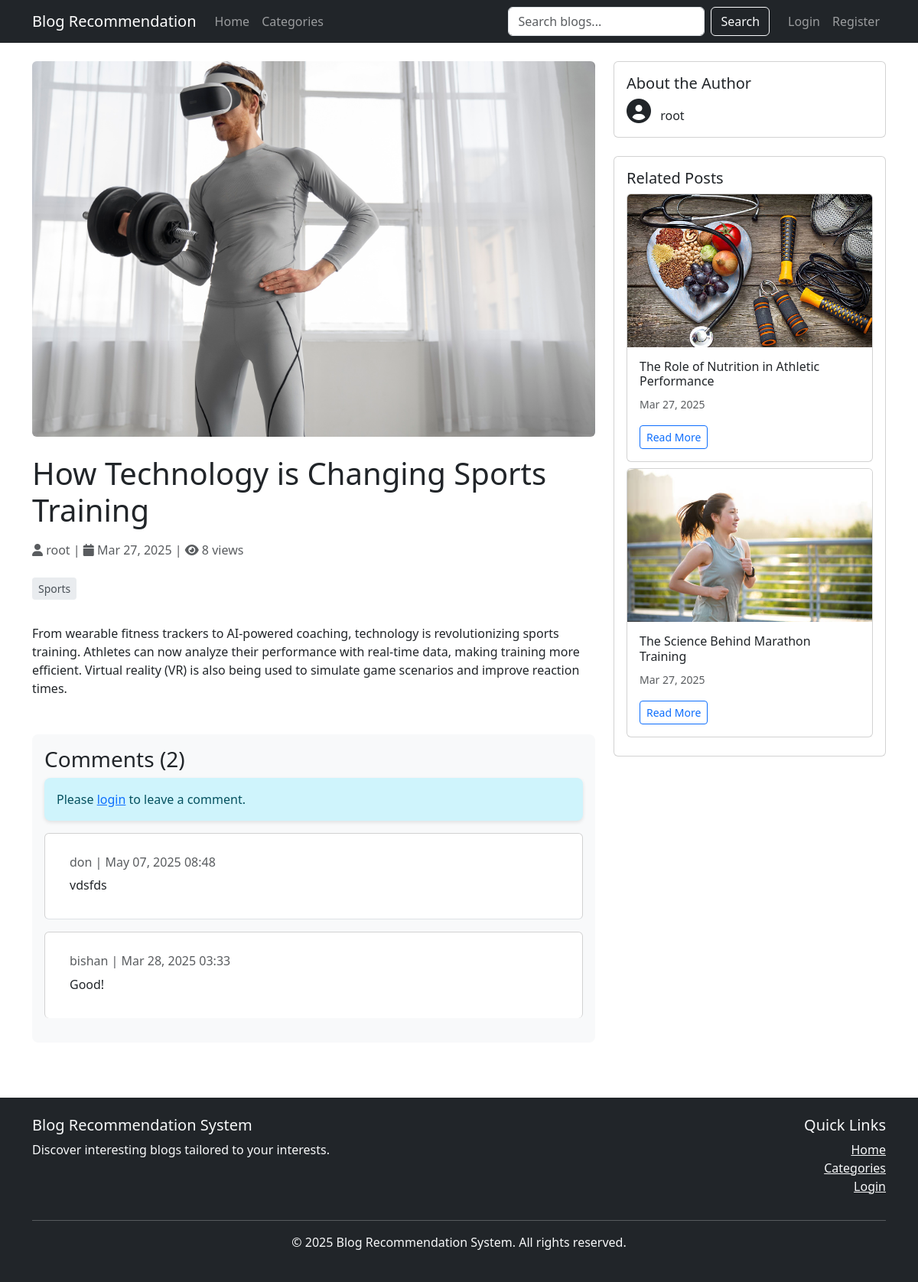
/blog/how-technology-is-changing-sports-training/, run on the app's committed database.
### blog_app/models.py (models this page shows, shortened)
class Blog(models.Model):
    title = models.CharField(max_length=200)
    slug = models.SlugField(max_length=200, unique=True)
    author = models.ForeignKey(settings.AUTH_USER_MODEL, on_delete=models.CASCADE, related_name='blogs')
    content = models.TextField()
    featured_image = models.ImageField(upload_to='blog_images/', blank=True, null=True)
    categories = models.ManyToManyField(Category, related_name='blogs')
    created_at = models.DateTimeField(auto_now_add=True)
    updated_at = models.DateTimeField(auto_now=True)
    is_published = models.BooleanField(default=True)
    views_count = models.PositiveIntegerField(default=0)
    class Meta:
        ordering = ['-created_at']
    def get_comment_count(self):
        return self.comments.count()

class Category(models.Model):
    name = models.CharField(max_length=100, unique=True)
    slug = models.SlugField(max_length=100, unique=True)
    description = models.TextField(blank=True)
    class Meta:
        verbose_name_plural = 'Categories'

class Comment(models.Model):
    blog = models.ForeignKey(Blog, on_delete=models.CASCADE, related_name='comments')
    user = models.ForeignKey(settings.AUTH_USER_MODEL, on_delete=models.CASCADE, related_name='comments')
    content = models.TextField()
    created_at = models.DateTimeField(auto_now_add=True)
    updated_at = models.DateTimeField(auto_now=True)
    class Meta:
        ordering = ['-created_at']

### blog_app/views.py (the view)
# urls.py: path('blog/<slug:slug>/', views.BlogDetailView.as_view(), name='blog_detail'),
class BlogDetailView(DetailView):
    model = Blog
    template_name = 'blog_app/blog_detail.html'
    context_object_name = 'blog'
    def get_context_data(self, **kwargs):
        context = super().get_context_data(**kwargs)
        blog = self.get_object()
        blog.views_count += 1
        blog.save()
        if self.request.user.is_authenticated:
            ReadingHistory.objects.get_or_create(user=self.request.user, blog=blog)
        if self.request.user.is_authenticated:
            context['is_liked'] = Like.objects.filter(user=self.request.user, blog=blog).exists()
            context['is_bookmarked'] = Bookmark.objects.filter(user=self.request.user, blog=blog).exists()
        return context

### users_app/context_processors.py (called while the page is built)
def notifications_processor(request):
    if request.user.is_authenticated:
        unread_notifications_count = Notification.objects.filter(
            user=request.user,
            is_read=False
        ).count()
        return {'unread_notifications_count': unread_notifications_count}
    return {'unread_notifications_count': 0}

### templates/blog_app/blog_detail.html (shortened to what this page needs)
{% extends 'base.html' %}
{% load static %}
{% block content %}
<div class="row">
    <div class="col-lg-8">
        <article class="blog-post">
            {% if blog.featured_image %}
                <img src="{{ blog.featured_image.url }}" class="img-fluid rounded mb-4" alt="{{ blog.title }}">
            {% endif %}
            <h1 class="mb-3">{{ blog.title }}</h1>
            <div class="d-flex justify-content-between align-items-center mb-4">
                <div class="blog-meta">
                    <span class="text-muted">
                        <i class="fas fa-user"></i> {{ blog.author.username }} |
                        <i class="fas fa-calendar"></i> {{ blog.created_at|date:"M d, Y" }} |
                        <i class="fas fa-eye"></i> {{ blog.views_count }} views
                    </span>
                </div>
            </div>
            <div class="mb-4">
                {% for category in blog.categories.all %}
                    <a href="{% url 'blog_app:category_detail' slug=category.slug %}" class="category-badge text-decoration-none">
                        {{ category.name }}
                    </a>
                {% endfor %}
            </div>
            <div class="blog-content">
                {{ blog.content|linebreaks }}
            </div>
        </article>
        <section class="comment-section mt-5">
            <h3>Comments ({{ blog.get_comment_count }})</h3>
            {% if user.is_authenticated %}
                <form action="{% url 'blog_app:add_comment' blog.id %}" method="POST" class="mb-4">
                    {% csrf_token %}
                    <div class="mb-3">
                        <textarea name="content" class="form-control" rows="3" placeholder="Write your comment..."></textarea>
                    </div>
                    <button type="submit" class="btn btn-primary">Post Comment</button>
                </form>
            {% else %}
                <div class="alert alert-info">
                    Please <a href="{% url 'users_app:login' %}">login</a> to leave a comment.
                </div>
            {% endif %}
            <div class="comments">
                {% for comment in blog.comments.all %}
                    <div class="comment card mb-3">
                        <div class="card-body">
                            <div class="d-flex justify-content-between">
                                <h6 class="card-subtitle mb-2 text-muted">
                                    {{ comment.user.username }} | {{ comment.created_at|date:"M d, Y H:i" }}
                                </h6>
                            </div>
                            <p class="card-text">{{ comment.content }}</p>
                        </div>
                    </div>
                {% empty %}
                    <div class="alert alert-light">
                        No comments yet. Be the first to comment!
                    </div>
                {% endfor %}
            </div>
        </section>
    </div>
    <div class="col-lg-4">
        <div class="card mb-4">
            <div class="card-body">
                <h5 class="card-title">About the Author</h5>
                <p class="card-text">
                    <i class="fas fa-user-circle fa-2x me-2"></i>
                    {{ blog.author.username }}
                </p>
            </div>
        </div>
        <div class="card">
            <div class="card-body">
                <h5 class="card-title">Related Posts</h5>
                {% for related_blog in blog.categories.first.blogs.all|slice:":3" %}
                    {% if related_blog != blog %}
                        <div class="card mb-2">
                            {% if related_blog.featured_image %}
                                <img src="{{ related_blog.featured_image.url }}" class="card-img-top" alt="{{ related_blog.title }}">
                            {% endif %}
                            <div class="card-body">
                                <h6 class="card-title">{{ related_blog.title }}</h6>
                                <p class="card-text">
                                    <small class="text-muted">
                                        {{ related_blog.created_at|date:"M d, Y" }}
                                    </small>
                                </p>
                                <a href="{% url 'blog_app:blog_detail' slug=related_blog.slug %}" class="btn btn-sm btn-outline-primary">Read More</a>
                            </div>
                        </div>
                    {% endif %}
                {% endfor %}
            </div>
        </div>
    </div>
</div>
{% endblock %}

### static/css/style.css (style rules this page uses)
body { min-height: 100vh; display: flex; flex-direction: column; }
.category-badge { background-color: #e9ecef; color: #495057; padding: 0.25rem 0.5rem; border-radius: 0.25rem; font-size: 0.875rem; margin-right: 0.5rem; margin-bottom: 0.5rem; display: inline-block; }
.comment-section { margin-top: 2rem; padding: 1rem; background-color: #f8f9fa; border-radius: 0.5rem; }
.comment { padding: 1rem; border-bottom: 1px solid #dee2e6; }
.comment:last-child { border-bottom: none; }
.alert { border-radius: 0.5rem; border: none; box-shadow: 0 2px 5px rgba(0, 0, 0, 0.1); }

### templates/base.html (style rules this page uses)
.card-img-top { height: 200px; object-fit: cover; }

### data on the page
Blog: featured_image (picture), title "How Technology is Changing Sports Training", author.username "root", created_at "Mar 27, 2025", views_count "8", content "From wearable fitness trackers to AI-powered coaching, technology is revolutionizing sports training. Athletes can now analyze their performance with real-time data, making training more efficient. Virtual reality (VR) is also being used to simulate game scenarios and improve reaction times.", get_comment_count "2"
Category: name "Sports"
Comment: user.username "don", created_at "May 07, 2025 08:48", content "vdsfds"
Comment: user.username "bishan", created_at "Mar 28, 2025 03:33", content "Good!"
Blog: featured_image (picture), title "The Role of Nutrition in Athletic Performance", created_at "Mar 27, 2025"
Blog: featured_image (picture), title "The Science Behind Marathon Training", created_at "Mar 27, 2025"
